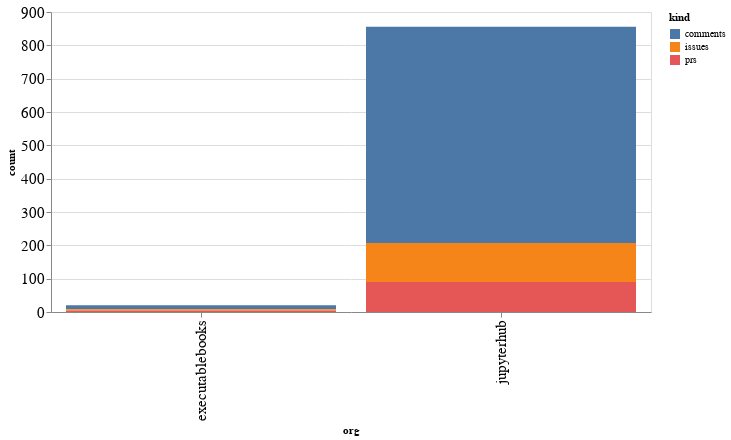

Notebook code for this chart:
### Code cell
alt.Chart(org_summaries, width=600).mark_bar().encode(
    x='org',
    y='count',
    color='kind',
    tooltip="org"
)

### Figure 1 — Vega-Lite specification as saved in the notebook (floating-point values rounded to 4 significant figures)
{"config": {"axisLeft": {"labelFontSize": 15}, "axisBottom": {"labelFontSize": 15}}, "data": {"name": "data-9d5a26290580d8704c24ca65a07dc171"}, "mark": "bar", "encoding": {"color": {"type": "nominal", "field": "kind"}, "tooltip": {"type": "nominal", "field": "org"}, "x": {"type": "nominal", "field": "org"}, "y": {"type": "quantitative", "field": "count"}}, "width": 600, "$schema": "https://vega.github.io/schema/vega-lite/v4.8.1.json", "datasets": {"data-9d5a26290580d8704c24ca65a07dc171": [{"org": "executablebooks", "kind": "comments", "count": 12}, {"org": "executablebooks", "kind": "issues", "count": 4}, {"org": "executablebooks", "kind": "prs", "count": 4}, {"org": "jupyterhub", "kind": "comments", "count": 649}, {"org": "jupyterhub", "kind": "issues", "count": 117}, {"org": "jupyterhub", "kind": "prs", "count": 90}]}}
